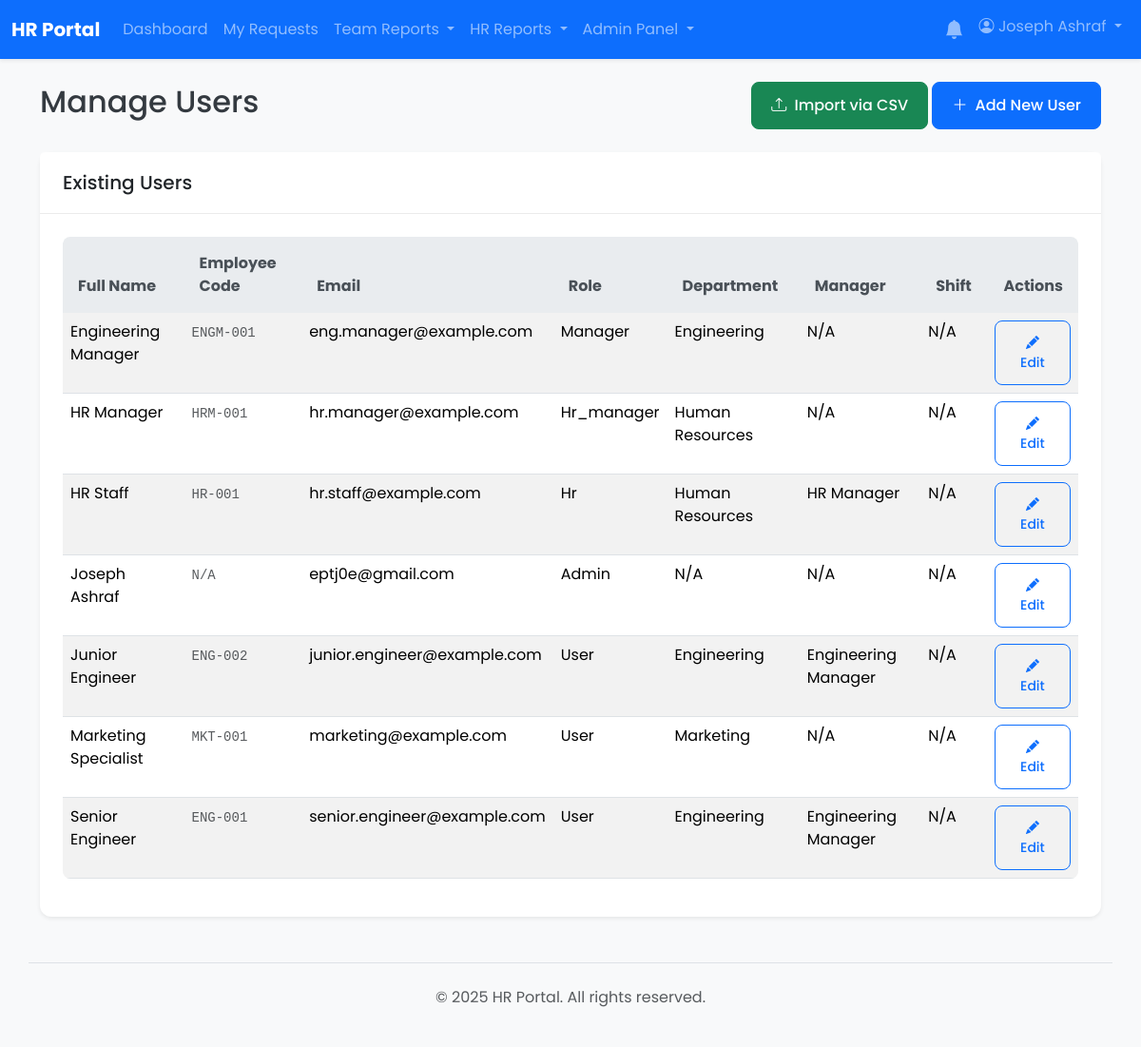
Before: /admin/users.php (signed in) with the older database file.
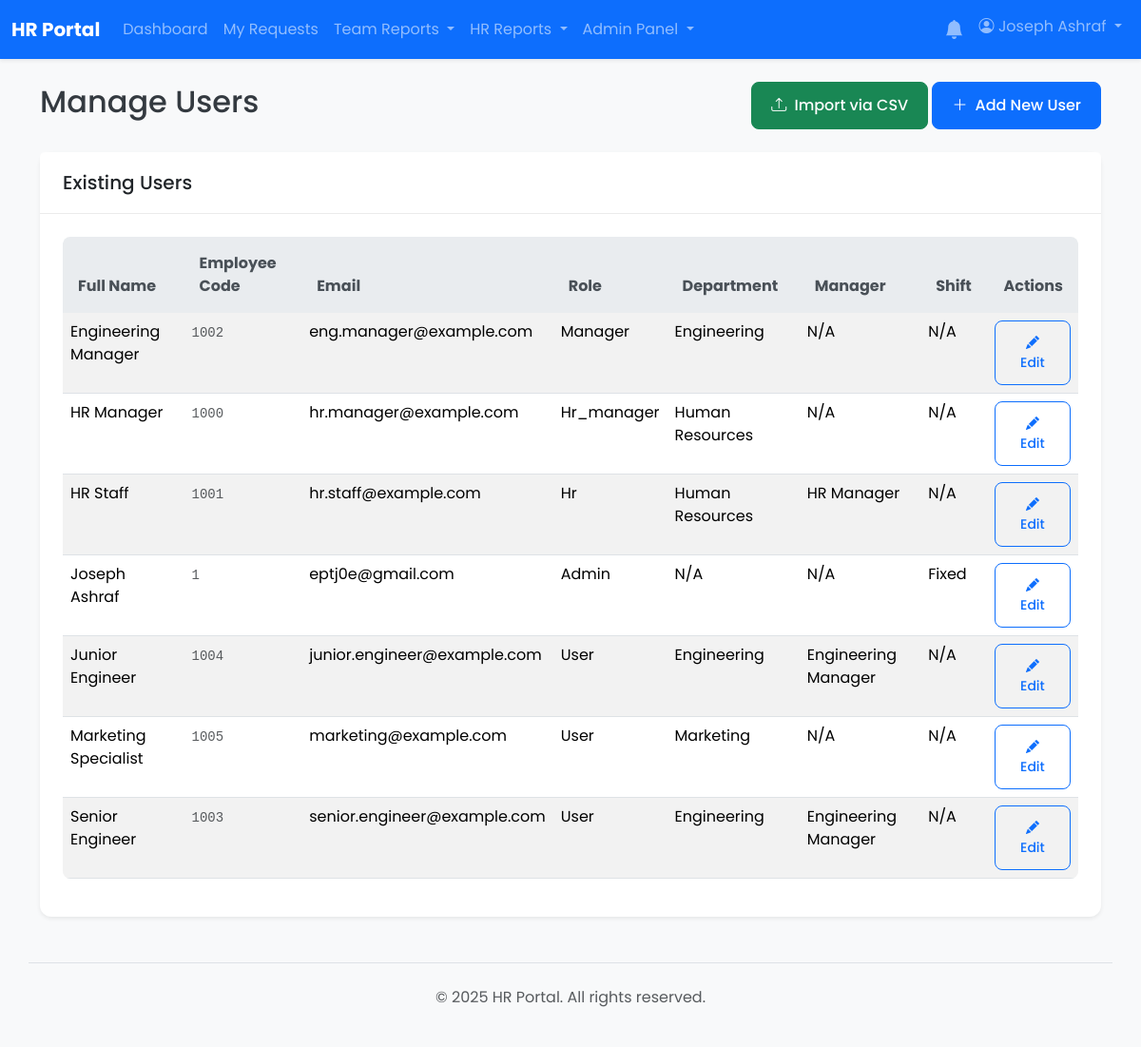
After: the same page with the newer database file.
### tables this page shows
CREATE TABLE `users` (
  `id` int(11) NOT NULL,
  `employee_code` varchar(50) DEFAULT NULL,
  `full_name` varchar(255) NOT NULL,
  `email` varchar(255) NOT NULL,
  `password` varchar(255) NOT NULL,
  `role` enum('user','manager','hr','hr_manager','admin') NOT NULL DEFAULT 'user',
  `shift_id` int(11) DEFAULT NULL,
  `department_id` int(11) DEFAULT NULL,
  `direct_manager_id` int(11) DEFAULT NULL,
  `is_active` tinyint(1) NOT NULL DEFAULT 1,
  `must_change_password` tinyint(1) NOT NULL DEFAULT 0,
  `created_at` timestamp NOT NULL DEFAULT current_timestamp(),
  `updated_at` timestamp NOT NULL DEFAULT current_timestamp() ON UPDATE current_timestamp()
);

CREATE TABLE `departments` (
  `id` int(11) NOT NULL,
  `name` varchar(255) NOT NULL
);

CREATE TABLE `shifts` (
  `id` int(11) NOT NULL,
  `shift_name` varchar(100) NOT NULL,
  `start_time` time NOT NULL,
  `end_time` time NOT NULL,
  `grace_period_in` int(11) DEFAULT 0 COMMENT 'Minutes allowed to be late',
  `grace_period_out` int(11) DEFAULT 0 COMMENT 'Minutes allowed to leave early',
  `break_start_time` time DEFAULT NULL,
  `break_end_time` time DEFAULT NULL,
  `is_night_shift` tinyint(1) DEFAULT 0 COMMENT 'TRUE if shift crosses midnight',
  `created_at` timestamp NOT NULL DEFAULT current_timestamp(),
  `updated_at` timestamp NOT NULL DEFAULT current_timestamp() ON UPDATE current_timestamp()
);

### admin/users.php (the view, shortened to what this page needs)
<?php
require_once __DIR__ . '/../app/bootstrap.php';
include __DIR__ . '/../app/templates/header.php';
$users_list = $pdo->query("SELECT u.*, d.name AS department_name, m.full_name AS manager_name, s.shift_name FROM users u LEFT JOIN departments d ON u.department_id = d.id LEFT JOIN users m ON u.direct_manager_id = m.id LEFT JOIN shifts s ON u.shift_id = s.id ORDER BY u.full_name")->fetchAll();
?>
<div class="d-flex justify-content-between align-items-center mb-4">
    <h1 class="h2">Manage Users</h1>
    <div>
        <a href="import_users_csv.php" class="btn btn-success"><i class="bi bi-upload me-1"></i> Import via CSV</a>
        <a href="?action=add#user-form" class="btn btn-primary"><i class="bi bi-plus-lg me-1"></i> Add New User</a>
    </div>
</div>
<div class="card shadow-sm">
    <div class="card-header"><h2 class="h5 mb-0">Existing Users</h2></div>
    <div class="card-body">
        <div class="table-responsive">
            <table class="table table-striped table-hover">
                <thead class="table-light">
                    <tr><th>Full Name</th><th>Employee Code</th><th>Email</th><th>Role</th><th>Department</th><th>Manager</th><th>Shift</th><th class="text-end">Actions</th></tr>
                </thead>
                <tbody>
                    <?php if (empty($users_list)): ?>
                        <tr><td colspan="8" class="text-center p-4">No users found.</td></tr>
                    <?php else: ?>
                        <?php foreach ($users_list as $user): ?>
                            <tr>
                                <td><?= htmlspecialchars($user['full_name']) ?></td>
                                <td><code class="text-muted"><?= htmlspecialchars($user['employee_code'] ?? 'N/A') ?></code></td>
                                <td><?= htmlspecialchars($user['email']) ?></td>
                                <td><?= ucfirst(htmlspecialchars($user['role'])) ?></td>
                                <td><?= htmlspecialchars($user['department_name'] ?? 'N/A') ?></td>
                                <td><?= htmlspecialchars($user['manager_name'] ?? 'N/A') ?></td>
                                <td><?= htmlspecialchars($user['shift_name'] ?? 'N/A') ?></td>
                                <td class="text-end"><a href="?action=edit&id=<?= htmlspecialchars($user['id']) ?>#user-form" class="btn btn-sm btn-outline-primary"><i class="bi bi-pencil-fill"></i> Edit</a></td>
                            </tr>
                        <?php endforeach; ?>
                    <?php endif; ?>
                </tbody>
            </table>
        </div>
    </div>
</div>
<?php
include __DIR__ . '/../app/templates/footer.php';
?>

Changed rows visible on the page:
changed users "eng.manager@example.com": employee_code "ENGM-001" → "1002"
changed users "hr.manager@example.com": employee_code "HRM-001" → "1000"
changed users "HR Staff": employee_code "HR-001" → "1001"
changed users "Joseph Ashraf": employee_code "N/A" → "1"; shift.shift_name "N/A" → "Fixed"
changed users "Junior Engineer": employee_code "ENG-002" → "1004"
changed users "Marketing Specialist": employee_code "MKT-001" → "1005"
changed users "Senior Engineer": employee_code "ENG-001" → "1003"
